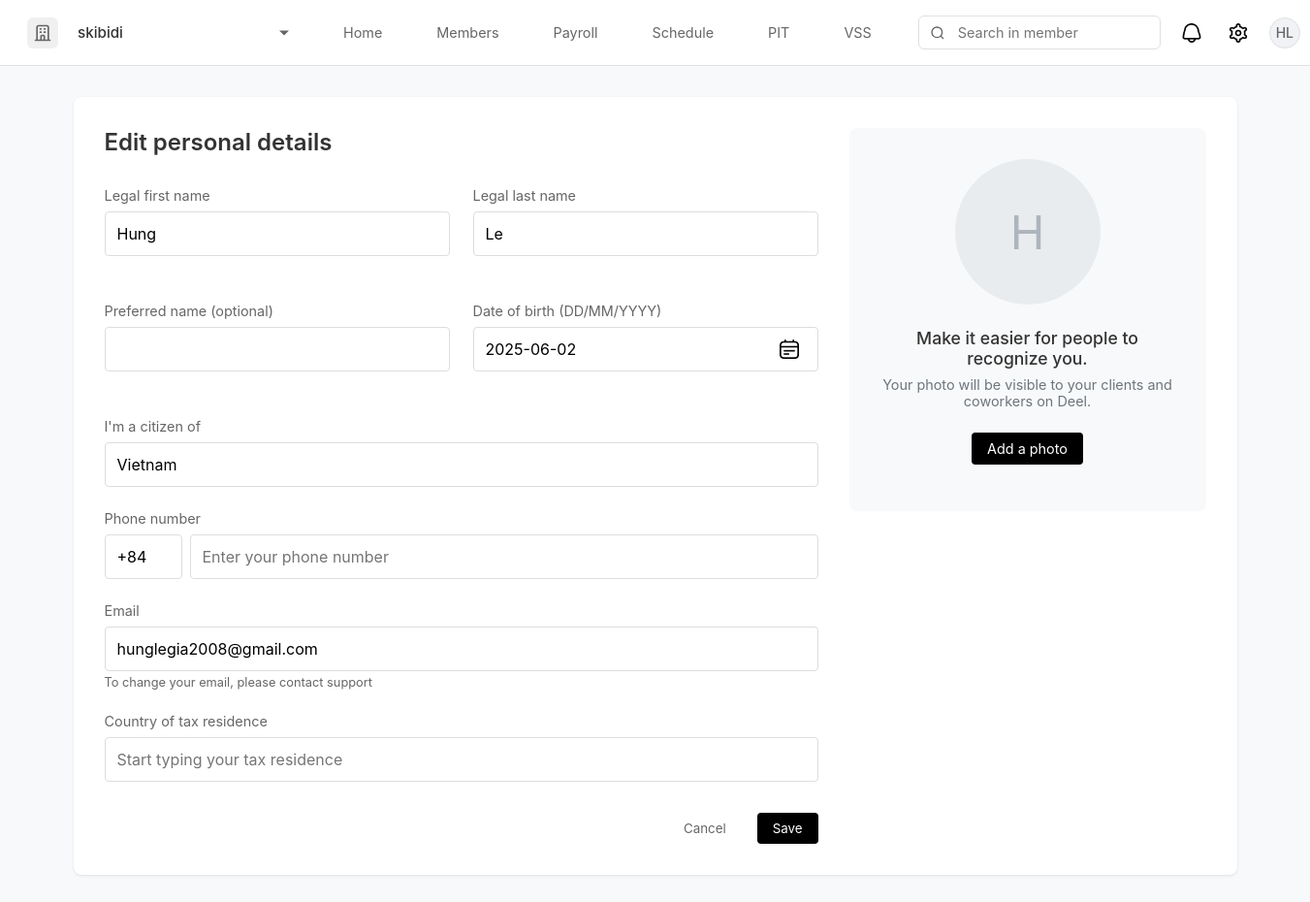
The page /profile/edit-personal-details (signed in) on the database its author committed.
### app.py (models this page shows, shortened)
class Organization(db.Model):
    id = db.Column(db.Integer, primary_key=True)
    name = db.Column(db.String(120), nullable=False)
    industry = db.Column(db.String(80))
    size = db.Column(db.String(50))
    location = db.Column(db.String(120))
    logo_url = db.Column(db.String(255))
    created_at = db.Column(db.DateTime, default=datetime.utcnow)
    users = db.relationship('User', backref='org', lazy=True)

class User(db.Model):
    id = db.Column(db.Integer, primary_key=True)
    email = db.Column(db.String(120), unique=True, nullable=False)
    password = db.Column(db.String(80), nullable=False)
    first_name = db.Column(db.String(80))
    last_name = db.Column(db.String(80))
    preferred_name = db.Column(db.String(80))
    date_of_birth = db.Column(db.String(20))
    citizenship = db.Column(db.String(80))
    phone = db.Column(db.String(20))
    tax_residence = db.Column(db.String(80))
    department = db.Column(db.String(80))
    job_title = db.Column(db.String(80))
    seniority_level = db.Column(db.String(80))
    created_at = db.Column(db.DateTime, default=datetime.utcnow)
    profile_completed = db.Column(db.Boolean, default=False)
    organization_id = db.Column(db.Integer, db.ForeignKey('organization.id'))
    organization = db.relationship('Organization')
    avatar_url = db.Column(db.String(255))
    reset_token = db.Column(db.String(100), unique=True)
    reset_token_expiry = db.Column(db.DateTime)
    @property
    def name(self):
        if self.preferred_name:
            return self.preferred_name
        if self.first_name and self.last_name:
            return f"{self.first_name} {self.last_name}"
        return "None"

### app.py (the view)
@app.route('/profile/edit-personal-details')
def edit_personal_details():
    if 'user_id' not in session:
        return redirect('/login')
    user = User.query.get(session['user_id'])
    if not user:
        session.pop('user_id', None)
        return redirect('/login')
    return render_template('edit_personal_details.html', user=user)

### app.py (called while the page is built)
@app.context_processor
def inject_organization():
    if 'user_id' in session:
        user = User.query.get(session['user_id'])
        if user and user.organization_id:
            organization = Organization.query.get(user.organization_id)
            return {'organization': organization}
    return {'organization': None}

### templates/edit_personal_details.html (shortened to what this page needs)
{% extends "base.html" %}
{% block styles %}
<link rel="stylesheet" href="https://cdn.jsdelivr.net/npm/flatpickr@4.6.13/dist/flatpickr.min.css">
{% endblock %}
{% block content %}
<div class="edit-details-container">
    <div class="details-section">
        <h2 class="edit-details-title">Edit personal details</h2>
        <form id="personalDetailsForm">
            <div class="form-row">
                <div class="form-group">
                    <label class="form-label">Legal first name</label>
                    <input type="text" class="form-input" id="firstName" value="{{ user.first_name }}">
                </div>
                <div class="form-group">
                    <label class="form-label">Legal last name</label>
                    <input type="text" class="form-input" id="lastName" value="{{ user.last_name }}">
                </div>
            </div>
            <div class="form-row">
                <div class="form-group">
                    <label class="form-label">Preferred name (optional)</label>
                    <input type="text" class="form-input" id="preferredName" value="{{ user.preferred_name or '' }}">
                </div>
                <div class="form-group">
                    <label class="form-label">Date of birth (DD/MM/YYYY)</label>
                    <div class="date-input-wrapper">
                        <input type="text" class="form-input date-input" id="dateOfBirth" value="{{ user.date_of_birth or '' }}" readonly>
                        <button type="button" class="calendar-icon" id="calendarToggle">
                            <img src="{{ url_for('static', filename='images/calendar-lines.png') }}" alt="Calendar">
                        </button>
                    </div>
                </div>
            </div>
            <div class="form-group">
                <label class="form-label">I'm a citizen of</label>
                <div class="dropdown-wrapper">
                    <input type="text" class="form-input" id="citizenship" value="{{ user.citizenship }}" placeholder="Start typing your citizenship">
                </div>
            </div>
            <div class="form-group">
                <label class="form-label">Phone number</label>
                <div class="phone-input-group">
                    <input type="text" class="form-input phone-prefix" value="+84" readonly>
                    <input type="text" class="form-input" id="phone" value="{{ user.phone or '' }}" placeholder="Enter your phone number" pattern="[0-9]*" inputmode="numeric">
                </div>
            </div>
            <div class="form-group">
                <label class="form-label">Email</label>
                <input type="email" class="form-input" value="{{ user.email }}" readonly>
                <div class="form-hint">To change your email, please contact support</div>
            </div>
            <div class="form-group">
                <label class="form-label">Country of tax residence</label>
                <div class="dropdown-wrapper">
                    <input type="text" class="form-input" id="taxResidence" value="{{ user.tax_residence or '' }}" placeholder="Start typing your tax residence">
                </div>
            </div>
            <div class="form-actions">
                <button type="button" class="btn-cancel" onclick="window.location.href='/profile/settings'">Cancel</button>
                <button type="submit" class="btn-save">Save</button>
            </div>
        </form>
    </div>
    <div class="avatar-section">
        <div class="avatar-preview" id="avatarPreview">
            {% if user.avatar_url %}
                <img src="{{ user.avatar_url }}" alt="Profile photo">
            {% else %}
                {{ user.first_name[0] if user.first_name else 'Q' }}
            {% endif %}
        </div>
        <h3 class="avatar-title">Make it easier for people to recognize you.</h3>
        <p class="avatar-description">Your photo will be visible to your clients and coworkers on Deel.</p>
        <form id="avatarForm" class="avatar-form {% if user.avatar_url %}hidden{% endif %}" enctype="multipart/form-data">
            <button type="button" class="btn-upload" onclick="document.getElementById('avatarInput').click()">
                Add a photo
            </button>
        </form>
    </div>
</div>
{% endblock %}

### templates/base.html (shortened to what this page needs)
<!DOCTYPE html>
<html lang="en">
<head>
    <link rel="stylesheet" href="https://cdn.jsdelivr.net/npm/flatpickr/dist/flatpickr.min.css">
    {% block styles %}{% endblock %}
</head>
<body>
    {% if not hide_navbar %}
    <nav class="navbar">
        <div class="company-section">
            <div class="company-logo">
                <svg xmlns="http://www.w3.org/2000/svg" fill="none" viewBox="0 0 24 24" stroke="currentColor">
                    <path stroke-linecap="round" stroke-linejoin="round" stroke-width="2" d="M19 21V5a2 2 0 00-2-2H7a2 2 0 00-2 2v16m14 0h2m-2 0h-5m-9 0H3m2 0h5M9 7h1m-1 4h1m4-4h1m-1 4h1m-5 10v-5a1 1 0 011-1h2a1 1 0 011 1v5m-4 0h4" />
                </svg>
            </div>
            <select class="company-select" onchange="if(this.value === 'add') window.location.href='/organization/setup';">
                <option value="{{ organization.id if organization else '' }}">{{ organization.name if organization else 'Select organization' }}</option>
            </select>
        </div>
        <div class="nav-links">
            <a href="/" class="nav-link {% if request.path == '/' %}active{% endif %}">Home</a>
            <a href="/members" class="nav-link {% if request.path == '/members' %}active{% endif %}">Members</a>
            <a href="#" class="nav-link {% if request.path == '/payroll' %}active{% endif %}">Payroll</a>
            <a href="#" class="nav-link {% if request.path == '/schedule' %}active{% endif %}">Schedule</a>
            <a href="#" class="nav-link {% if request.path == '/pit' %}active{% endif %}">PIT</a>
            <a href="#" class="nav-link {% if request.path == '/vss' %}active{% endif %}">VSS</a>
        </div>
        <div class="search-section">
            <div class="search-bar-wrapper">
                <div class="search-icon">
                    <svg viewBox="0 0 24 24" fill="none" stroke="currentColor" stroke-width="2">
                        <circle cx="11" cy="11" r="8"></circle>
                        <path d="M21 21l-4.35-4.35"></path>
                    </svg>
                </div>
                <input type="text" class="search-bar" placeholder="Search in member">
            </div>
            <div class="user-profile">
                <div class="notification-icon">
                    <img src="{{ url_for('static', filename='images/bell.png') }}" alt="Notifications">
                </div>
                <a href="/settings" class="settings-icon">
                    <img src="{{ url_for('static', filename='images/settings.png') }}" alt="Settings">
                </a>
                <div class="profile-pic" id="profileButton">
                    {% if user and user.avatar_url %}
                        <img src="{{ user.avatar_url }}" alt="Profile" style="width: 100%; height: 100%; object-fit: cover;">
                    {% else %}
                        <div class="avatar-initials">
                            {% if user %}
                                {% if user.preferred_name %}
                                    {{ user.preferred_name[0].upper() }}
                                {% elif user.first_name and user.last_name %}
                                    {{ (user.first_name[0] + user.last_name[0]).upper() }}
                                {% elif user.first_name %}
                                    {{ user.first_name[0].upper() }}
                                {% elif user.email %}
                                    {{ user.email[0].upper() }}
                                {% else %}
                                    U
                                {% endif %}
                            {% else %}
                                G
                            {% endif %}
                        </div>
                    {% endif %}
                </div>
            </div>
        </div>
    </nav>
    {% endif %}
    {% block content %}{% endblock %}
</body>
</html>

### templates/base.html (style rules this page uses)
* { margin: 0; padding: 0; box-sizing: border-box; font-family: -apple-system, BlinkMacSystemFont, 'Segoe UI', Roboto, Oxygen, Ubuntu, Cantarell, sans-serif; }
body { background-color: #f8f9fa; min-height: 100vh; }
.navbar { background: white; padding: 0.75rem 1.5rem; border-bottom: 1px solid #e0e0e0; display: flex; align-items: center; gap: 2rem; position: sticky; top: 0; z-index: 100; }
.company-section { display: flex; align-items: center; gap: 0.75rem; padding: 0.25rem; position: relative; cursor: pointer; border-radius: 6px; transition: all 0.2s; }
.company-logo { width: 32px; height: 32px; display: flex; align-items: center; justify-content: center; background-color: #f0f0f0; border-radius: 6px; }
.company-logo svg { width: 20px; height: 20px; color: #666; }
.company-select { appearance: none; -webkit-appearance: none; -moz-appearance: none; background: transparent; border: none; padding: 0.5rem; padding-right: 1.5rem; font-size: 0.95rem; color: #333; cursor: pointer; min-width: 200px; font-weight: 500; }
.company-section::after { content: ''; position: absolute; right: 0.5rem; top: 50%; transform: translateY(-50%); width: 0; height: 0; border-left: 5px solid transparent; border-right: 5px solid transparent; border-top: 5px solid #666; }
select option { padding: 0.75rem 1rem; font-size: 0.95rem; }
.nav-links { display: flex; gap: 1.5rem; align-items: center; }
.nav-link { color: #666; text-decoration: none; font-size: 0.9rem; padding: 0.75rem 1rem; border-radius: 6px; transition: all 0.2s; position: relative; }
.search-section { margin-left: auto; display: flex; align-items: center; gap: 1rem; }
.search-bar-wrapper { position: relative; display: flex; align-items: center; }
.search-bar { padding: 0.5rem 1rem; padding-left: 2.5rem; border: 1px solid #e0e0e0; border-radius: 6px; width: 250px; font-size: 0.9rem; background: white; }
.search-icon { position: absolute; left: 0.75rem; color: #666; display: flex; align-items: center; justify-content: center; }
.search-icon svg { width: 16px; height: 16px; }
.user-profile { display: flex; align-items: center; gap: 1rem; position: relative; }
.notification-icon, .settings-icon { width: 32px; height: 32px; display: flex; align-items: center; justify-content: center; color: #666; cursor: pointer; padding: 0.5rem; border-radius: 50%; transition: all 0.2s; }
.notification-icon img { width: 20px; height: 20px; object-fit: contain; transition: all 0.2s; }
.settings-icon img { width: 20px; height: 20px; object-fit: contain; transition: all 0.2s; }
.profile-pic { width: 32px; height: 32px; border-radius: 50%; cursor: pointer; overflow: hidden; border: 1px solid #e0e0e0; background-color: #f0f2f5; display: flex; align-items: center; justify-content: center; }
.avatar-initials { font-size: 0.875rem; color: #666; font-weight: 500; display: flex; align-items: center; justify-content: center; width: 100%; height: 100%; text-transform: uppercase; }

### rows shown on the page
Organization: name "skibidi"
User: (user.first_name[0]+user.last_name[0]).upper() "HL", first_name "Hung", last_name "Le", date_of_birth "2025-06-02", citizenship "Vietnam", email "hunglegia2008@gmail.com", first_name "H"
